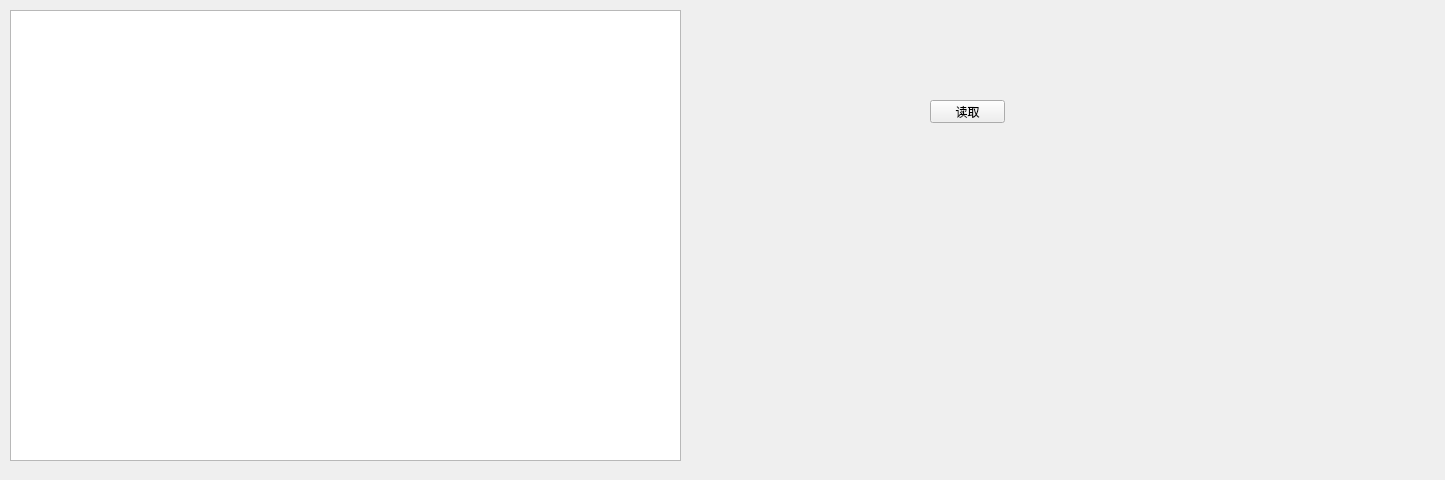
<?xml version="1.0" encoding="UTF-8"?>
<ui version="4.0">
 <class>Step5Data</class>
 <widget class="QWidget" name="Step5Data">
  <property name="geometry">
   <rect>
    <x>0</x>
    <y>0</y>
    <width>1445</width>
    <height>480</height>
   </rect>
  </property>
  <property name="windowTitle">
   <string>Form</string>
  </property>
  <widget class="QPushButton" name="pushButton">
   <property name="geometry">
    <rect>
     <x>930</x>
     <y>100</y>
     <width>75</width>
     <height>23</height>
    </rect>
   </property>
   <property name="text">
    <string>读取</string>
   </property>
  </widget>
  <widget class="QTableWidget" name="qTableWidget">
   <property name="geometry">
    <rect>
     <x>10</x>
     <y>10</y>
     <width>671</width>
     <height>451</height>
    </rect>
   </property>
  </widget>
 </widget>
 <resources/>
 <connections/>
</ui>
